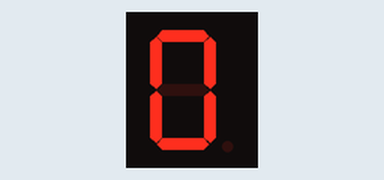
Recording of a sketch running on a simulated Arduino Uno, built with avr-gcc and run on an emulated ATmega328P. Parts: 1-digit seven-segment display. Wiring (inferred from the names in the program): 1-digit 7-segment display, segments lit when HIGH: segments pin 5, pin 6, pin 7, pin 8, pin 9, pin 10, pin 11. The segment pins are drawn as the display they are named for.

Above: at 0.1 s.
At 0.9 s:
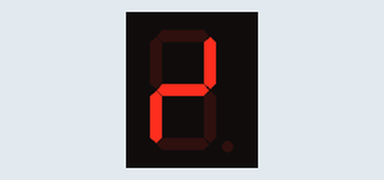
At 1.8 s:
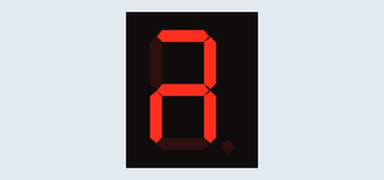
At 2.6 s:
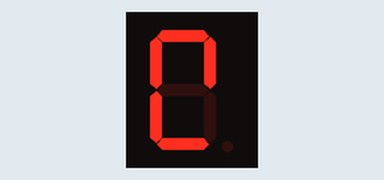
At 3.5 s:
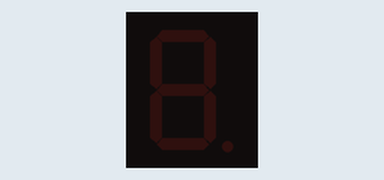

Measured:
- by itself, everything shown: repeats every 4.6 s, in 5 steps
- what the display in image 1 shows lasts 0.8 s, from 0.9 s to 1.7 s
- what the display in image 4 shows lasts 1.2 s, from 3.4 s to 4.6 s

The sketch:

NOM_AMB_EL_DISPLAY_.ino
```cpp
/**********************************************************************************
**                                                                               **
**                             NOM AMB DISPLAY                                   **
**                             ALEX RODRIGUEZ                                    **
**                                                                               **
**********************************************************************************/

//********** Includes *************************************************************

//********** Variables ************************************************************
const byte segA = 5;          // donar nom al pin 5 de l’Arduino
const byte segB = 6;
const byte segC = 7;
const byte segD = 8;
const byte segE = 9;
const byte segF = 10;
const byte segG = 11;
const byte segdot = 12;
long int t = 850;
long int a = 1200;  // temps nomes per al punt del display.

//********** Setup ****************************************************************
void setup()
{
  pinMode(segA, OUTPUT);     // definir el pin 5 com una sortida
  pinMode(segB, OUTPUT);     // definir el pin 6 com una sortida
  pinMode(segC, OUTPUT);     // definir el pin 7 com una sortida
  pinMode(segD, OUTPUT);     // definir el pin 8 com una sortida
  pinMode(segE, OUTPUT);     // definir el pin 9 com una sortida
  pinMode(segF, OUTPUT);     // definir el pin 10 com una sortida
  pinMode(segG, OUTPUT);     // definir el pin 11 com una sortida
}

//********** Loop *****************************************************************
void loop()
{
      //ESTE ES PARA HACER LA A

  digitalWrite(segA, HIGH);    // posar a 5V el pin 5
  digitalWrite(segB, HIGH);    // posar a 5V el pin 6
  digitalWrite(segC, HIGH);    // posar a 5V el pin 7
  digitalWrite(segD, HIGH);     // posar a 5V el pin 8
  digitalWrite(segE, HIGH);    // posar a 5V el pin 9
  digitalWrite(segF, HIGH);    // posar a 5V el pin 10
  digitalWrite(segG, LOW);    // posar a 5V el pin 11
    digitalWrite(segdot, LOW);    // posar a 5V el pin 12

  delay(t);                  // es queden leds tms encesos

     //ESTE ES PARA HACER LA L

  digitalWrite(segA, LOW);    // posar a 5V el pin 5
  digitalWrite(segB, HIGH);    // posar a 5V el pin 6
  digitalWrite(segC, LOW);    // posar a 5V el pin 7
  digitalWrite(segD, LOW);     // posar a 5V el pin 8
  digitalWrite(segE, HIGH);    // posar a 5V el pin 9
  digitalWrite(segF, LOW);    // posar a 5V el pin 10
  digitalWrite(segG, HIGH);    // posar a 5V el pin 11
    digitalWrite(segdot, LOW);    // posar a 5V el pin 12

  delay(t);                  // es queden leds tms encesos

     //ESTE ES PARA HACER LA E

  digitalWrite(segA, HIGH);    // posar a 5V el pin 5
  digitalWrite(segB, HIGH);    // posar a 5V el pin 6
  digitalWrite(segC, HIGH);    // posar a 5V el pin 7
  digitalWrite(segD, LOW);     // posar a 5V el pin 8
  digitalWrite(segE, HIGH);    // posar a 5V el pin 9
  digitalWrite(segF, LOW);    // posar a 5V el pin 10
  digitalWrite(segG, HIGH);    // posar a 5V el pin 11
  digitalWrite(segdot, LOW);    // posar a 5V el pin 12

  delay(t);                  // es queden leds tms encesos

     //ESTE ES PARA HACER LA X

  digitalWrite(segA, HIGH);    // posar a 5V el pin 5
  digitalWrite(segB, HIGH);    // posar a 5V el pin 6
  digitalWrite(segC, LOW);    // posar a 5V el pin 7
  digitalWrite(segD, HIGH);     // posar a 5V el pin 8
  digitalWrite(segE, HIGH);    // posar a 5V el pin 9
  digitalWrite(segF, HIGH);    // posar a 5V el pin 10
  digitalWrite(segG, LOW);    // posar a 5V el pin 11
  digitalWrite(segdot, LOW);    // posar a 5V el pin 12

  delay(t);                  // es queden leds tms encesos

    //ESTE ES PARA HACER EL PUNTO

  digitalWrite(segA, LOW);    // posar a 5V el pin 5
  digitalWrite(segB, LOW);    // posar a 5V el pin 6
  digitalWrite(segC, LOW);    // posar a 5V el pin 7
  digitalWrite(segD, LOW);     // posar a 5V el pin 8
  digitalWrite(segE, LOW);    // posar a 5V el pin 9
  digitalWrite(segF, LOW);    // posar a 5V el pin 10
  digitalWrite(segG, LOW);    // posar a 5V el pin 11
  digitalWrite(segdot, HIGH);    // posar a 5V el pin 12

  delay(a);                  // es queden leds tms encesos

}

//********** Funcions *************************************************************
```
